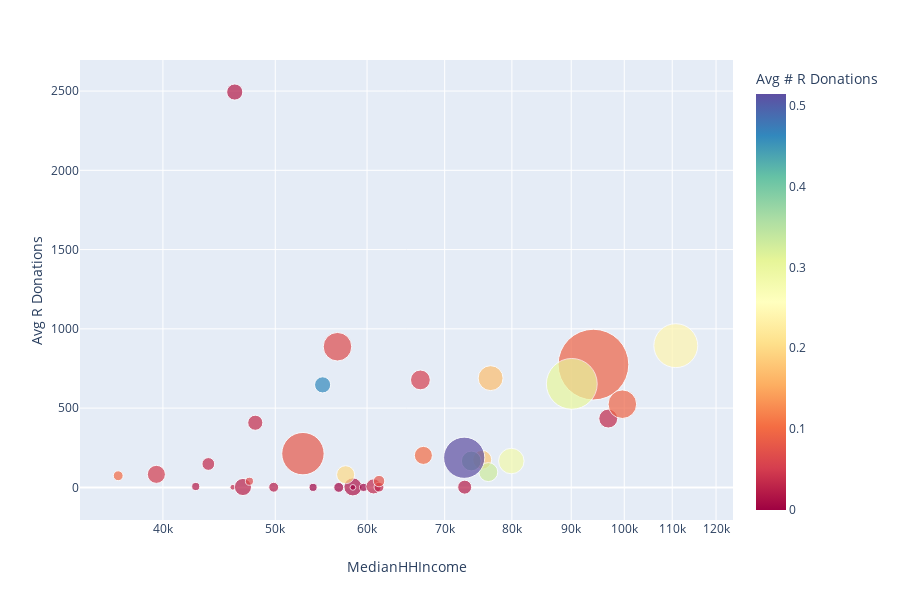

Here is the notebook cell this chart was saved with:
### Code cell
px.scatter(avg_data, x="MedianHHIncome", y="Avg R Donations", hover_name="Town", size="Nmembers", size_max=50, color="Avg # R Donations", color_continuous_scale=px.colors.diverging.Spectral, log_x=True)

### Figure 1 — Plotly figure (JSON) as saved in the notebook; plotly's stock layout.template omitted (floating-point values rounded to 4 significant figures)
{"data": [{"hovertemplate": "<b>%{hovertext}</b><br><br>MedianHHIncome=%{x}<br>Avg R Donations=%{y}<br>Nmembers=%{marker.size}<br>Avg # R Donations=%{marker.color}<extra></extra>", "hovertext": ["Bath", "Bradford", "Canaan", "Cavendish", "Charlestown", "Chelsea", "Claremont", "Corinth", "Cornish", "Croydon", "Dorchester", "Enfield", "Fairlee", "Grafton", "Grantham", "Hanover", "Hartford", "Hartland", "Haverhill", "Lebanon", "Lyme", "Newbury", "Newport", "Norwich", "Orange", "Orford", "Piermont", "Plainfield", "Pomfret", "Reading", "Royalton", "Ryegate", "Sharon", "Springfield", "Strafford", "Thetford", "Topsham", "Tunbridge", "Unity", "Vershire", "Weathersfield", "West Fairlee", "West Windsor", "Windsor", "Woodstock"], "legendgroup": "", "marker": {"cmax": 0.5142, "cmin": 0, "color": [0, 0.03571, 0.01435, 0, 0.01869, 0, 0.04878, 0, 0.178, 0, 0, 0.2826, 0.1012, 0.03125, 0.03247, 0.09219, 0.06485, 0.4622, 0.02439, 0.07898, 0.2404, 0.0202, 0, 0.3027, 0, 0.3291, 0.02273, 0.09346, 0.3846, 0, 0.04908, 0.01961, 0.03158, 0.03333, 0.1991, 0.5142, 0, 0.0274, 0, 0.06452, 0.07595, 0, 0.05263, 0.0995, 0.1703], "colorbar": {"title": {"text": "Avg # R Donations"}}, "colorscale": [[0, "rgb(158,1,66)"], [0.1, "rgb(213,62,79)"], [0.2, "rgb(244,109,67)"], [0.3, "rgb(253,174,97)"], [0.4, "rgb(254,224,139)"], [0.5, "rgb(255,255,191)"], [0.6, "rgb(230,245,152)"], [0.7, "rgb(171,221,164)"], [0.8, "rgb(102,194,165)"], [0.9, "rgb(50,136,189)"], [1, "rgb(94,79,162)"]], "showscale": true, "size": [0, 7, 10, 0, 2, 1, 0, 3, 11, 0, 0, 20, 10, 1, 11, 153, 25, 8, 9, 55, 59, 8, 2, 79, 0, 11, 6, 25, 12, 2, 10, 3, 7, 5, 10, 52, 0, 3, 0, 2, 4, 0, 12, 3, 19], "sizemode": "area", "sizeref": 0.0612, "symbol": "circle"}, "mode": "markers", "name": " ", "showlegend": false, "type": "scatter", "uid": "6807bfc4-73ab-4c91-9467-0b1dc9e590a0", "x": [47386, 48056, 58333, 48750, 42693, 58333, 45510, 56719, 75417, 71094, 56719, 79907, 67100, 45958, 96875, 94063, 56577, 54931, 46892, 52825, 110781, 46134, 53900, 90104, 63750, 76339, 72841, 99625, 73802, 59583, 39484, 49844, 60781, 43777, 57500, 72768, 56667, 61438, 57917, 47500, 61447, 50625, 66705, 36600, 76686], "xaxis": "x", "y": [0, 407.9, 3.11, 0, 5.607, 0, 26.52, 0, 174.1, 0, 0, 166.2, 201.8, 0.7812, 434.2, 774.5, 887.3, 646.7, 2.439, 212.7, 894.1, 2494.0, 0, 652.9, 0, 96.52, 1.42, 524.7, 166.5, 0, 82.21, 0.9804, 6.316, 147.7, 79.85, 187.0, 0, 1.712, 0, 38.71, 39.87, 0, 677.9, 73.38, 689.1], "yaxis": "y"}], "layout": {"grid": {"xaxes": ["x"], "xgap": 0.1, "xside": "bottom", "yaxes": ["y"], "ygap": 0.1, "yside": "left"}, "height": 600, "legend": {"tracegroupgap": 0}, "margin": {"t": 60}, "xaxis": {"title": {"text": "MedianHHIncome"}, "type": "log"}, "yaxis": {"title": {"text": "Avg R Donations"}}}}
